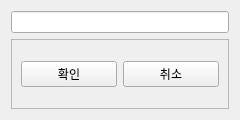
<?xml version="1.0" encoding="UTF-8"?>
<ui version="4.0">
 <class>Form</class>
 <widget class="QWidget" name="Form">
  <property name="geometry">
   <rect>
    <x>0</x>
    <y>0</y>
    <width>240</width>
    <height>120</height>
   </rect>
  </property>
  <property name="windowTitle">
   <string>과목 추가</string>
  </property>
  <layout class="QVBoxLayout" name="verticalLayout">
   <item>
    <widget class="QLineEdit" name="edit"/>
   </item>
   <item>
    <widget class="QFrame" name="frame">
     <property name="frameShape">
      <enum>QFrame::StyledPanel</enum>
     </property>
     <property name="frameShadow">
      <enum>QFrame::Raised</enum>
     </property>
     <layout class="QHBoxLayout" name="horizontalLayout">
      <item>
       <widget class="QPushButton" name="btnOk">
        <property name="text">
         <string>확인</string>
        </property>
       </widget>
      </item>
      <item>
       <widget class="QPushButton" name="btnCancel">
        <property name="text">
         <string>취소</string>
        </property>
       </widget>
      </item>
     </layout>
    </widget>
   </item>
  </layout>
 </widget>
 <resources/>
 <connections/>
</ui>
